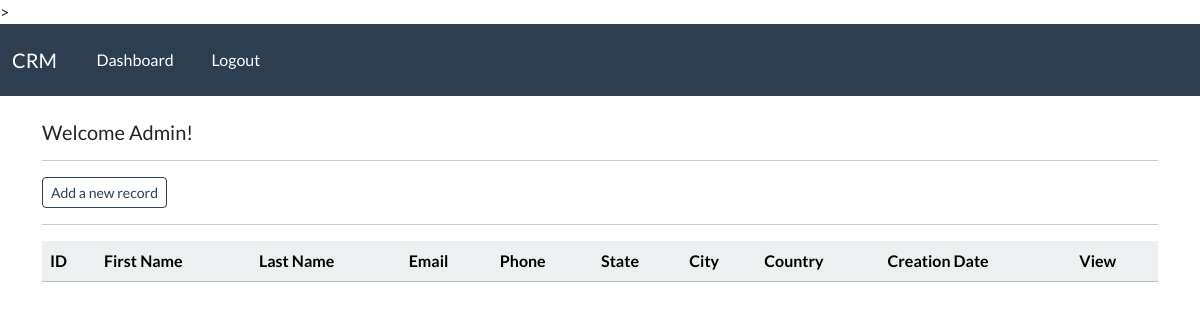
Page /dashboard/ (signed in) on the earlier database version.
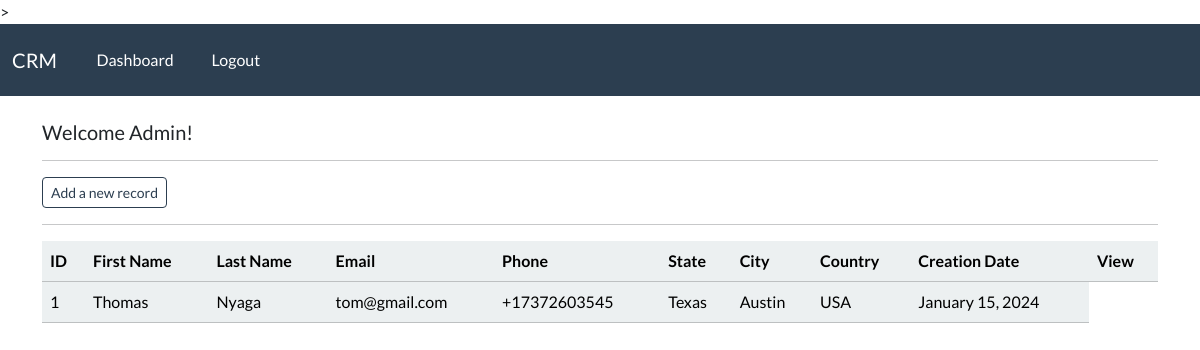
Same page on the later database version.
### webapp/models.py (models this page shows, shortened)
class Record(models.Model):
    creation_date = models.DateTimeField(auto_now_add=True)
    first_name = models.CharField(max_length=100)
    last_name = models.CharField(max_length=100)
    email = models.CharField(max_length=255)
    phone = models.CharField(max_length=20)
    state = models.CharField(max_length=200)
    city = models.CharField(max_length=255)
    country = models.CharField(max_length=100)

### webapp/views.py (the view)
# urls.py: path('dashboard/', views.dashboard, name="dashboard"),
@login_required(login_url='login') #decorator
def dashboard(request):
    record = Record.objects.all()
    context={
        "records":record,
        }
    return render(request,'webapp/dashboard.html', context)

### webapp/templates/webapp/dashboard.html (shortened to what this page needs)
{% extends 'webapp/base.html' %}
{% block content %}
  <h5> Welcome {{ user }}!</h5>
  <hr>
  <a class="btn btn-outline-primary btn-sm" href="{% url 'dashboard' %}"> Add a new record</a><hr>
  <table class="table table-light table-hover">
    <thead class="table-light">
        <tr>
            <th scope="col">ID</th>
            <th scope="col">First Name</th>
            <th scope="col">Last Name</th>
            <th scope="col">Email</th>
            <th scope="col">Phone</th>
            <th scope="col">State</th>
            <th scope="col">City</th>
            <th scope="col">Country</th>
            <th scope="col"> Creation Date</th>
            <th scope="col">View</th>
        </tr>
    </thead>
    <tbody>
        {% if records %}
        {% for record in records %}
        <tr>
            <td>{{record.id}}</td>
            <td>{{record.first_name}}</td>
            <td>{{record.last_name}}</td>
            <td>{{record.email}}</td>
            <td>{{record.phone}}</td>
            <td>{{record.state}}</td>
            <td>{{record.city}}</td>
            <td>{{record.country}}</td>
            <td>{{ record.creation_date|date:"F j, Y" }}</td>
        </tr>
        {% endfor %}
     {% endif %}
    </tbody>
  </table>
{% endblock %}

### webapp/templates/webapp/base.html (shortened to what this page needs)
{% load static %}
<!DOCTYPE html>
<html>
<head>
    <link rel="stylesheet" type="text/css" href="https://bootswatch.com/5/flatly/bootstrap.min.css">
    <link rel="stylesheet" href="{% static '/style.css' %}">
</head>
<body>
>
{% include 'webapp/navbar.html' %}
<div class="container">
    <br>
 {% block content %}
 {% endblock %}
</div>
</body>
</html>

### webapp/templates/webapp/navbar.html (shortened to what this page needs)
<nav class="navbar navbar-expand-lg navbar-dark bg-primary justify-content-center">
    <div class="container-fluid">
      <a class="navbar-brand" href="{% url 'dashboard' %}"> CRM </a>
      <div class="collapse navbar-collapse text-center" id="navbarNavDropdown">
        <ul class="navbar-nav mr-auto">
          {% if user.is_authenticated %}
            <li class="nav-item">
              <a class="nav-link" href="{% url 'dashboard' %}">Dashboard &nbsp;  </a>
            </li>
            <li class="nav-item">
              <a class="nav-link" href="{% url 'logout' %}">Logout &nbsp;  </a>
            </li>
        </ul>
         {% endif %}
      </div>
    </div>
  </nav>

Differences in the rows shown:
added Record: id "1", first_name "Thomas", last_name "Nyaga", email "tom@gmail.com", phone "+17372603545", state "Texas", city "Austin", country "USA", creation_date "January 15, 2024"
